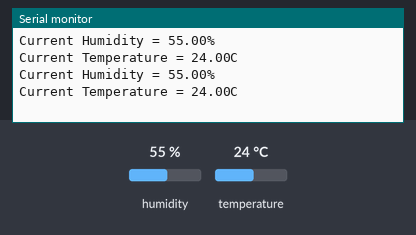
Bench run of a sketch on a simulated Arduino Uno, built with avr-gcc and run on an emulated ATmega328P. Shown: the last lines printed to the serial monitor. The test bench sets the inputs (shaded band); at power-on: humidity 55 %, temperature 24 °C.

Above: at 10.8 s.
10.9 s: humidity set to 22 %
At 20.7 s:
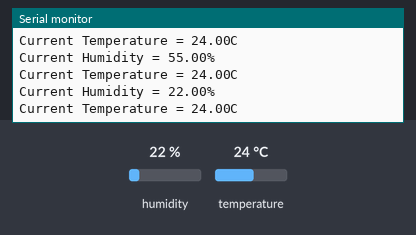
20.9 s: temperature set to 12 °C
At 30.7 s:
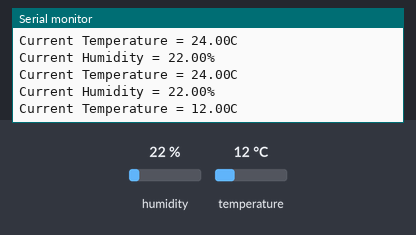
30.9 s: humidity set to 40 %
At 40.6 s:
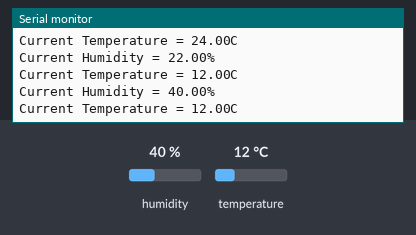
Timing chart, 0 to 42.1 s (numbered marks = the images above; inputs shaded):
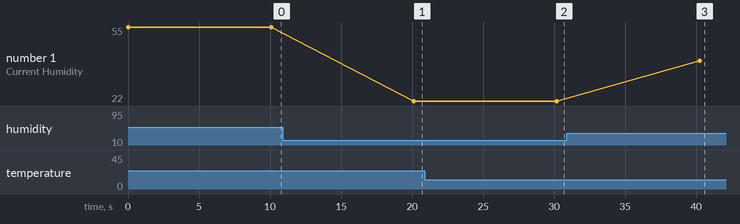

Measured:
- after the input at 10.9 s, the serial monitor: prints a new line after 9.2 s (image 1)
- after the input at 20.9 s, the serial monitor: prints a new line after 9.3 s (image 2)
- after the input at 30.9 s, the serial monitor: prints a new line after 9.3 s (image 3)
- plotted number 1: 55 → 22 after the input at 10.9 s, 22 → 40 after the input at 30.9 s

The sketch:

sketch_oct26a.ino
```cpp
// #include <dht.h>

// void setup() {
//   // initialize serial communication at 9600 bits per second:
//   Serial.begin(9600);
//   // make the pushbutton's pin an input:
//   pinMode(pushButton, INPUT);
// }

// // the loop routine runs over and over again forever:
// void loop() {
//   // read the input pin:
//   int buttonState = digitalRead(pushButton);
//   // print out the state of the button:
//   Serial.println(buttonState);
//   delay(1);        // delay in between reads for stability
// }
```

AT_HC05.ino
```cpp
// #include <SoftwareSerial.h>

// SoftwareSerial btSerial(10, 11); // RX, TX


// void setup() {

//   pinMode(9, OUTPUT);
//  digitalWrite(9, HIGH);

//   //Setup and flush the serials to begin
//   btSerial.begin(9600);
//   Serial.begin(9600);
//   Serial.println("Enter AT Commands: ");
//   // btSerial.begin(38400); //HC-05 default speed in AT command
// }

// void loop() {
//     while (Serial.available()) {
//       delay(1);
//       btSerial.write(Serial.read());
//   }
//   while (btSerial.available()) {
//        Serial.write(btSerial.read());
//   }
// }
```

HC_to_DHT11.ino
```cpp
// // #include "dht.h"
// // #include <Adafruit_Sensor.h>
// #include <DHT.h>
// // #include <DHT_U.h>

// #include <SoftwareSerial.h>
// dht DHT;
// #define DHTPIN 4
// #define DHTTYPE DHT11

// SoftwareSerial btSerial(4, 5);  // TX, RX
// // DHT dht(DHTPIN, DHTTYPE);
// //Tells us we are sending over Serial
// const int senderPin = 7;

// //Tells us we are receiving confirmation over Serial
// const int receiverPin = 8;
// const int sendSwitch = 2;
// //use for TMP36
// const int TMP36 = A5;
// //use for DTH11
// const int dht11 = A0;
// float degreesC;
// unsigned long timer = 0;
// int sendStatus = 0;

// void setup() {

//   //pinMode(senderPin, OUTPUT);
//   //pinMode(receiverPin, OUTPUT);
//   //pinMode(sendSwitch, INPUT_PULLUP);

//   //Setup and flush the serials to begin
//   btSerial.begin(9600);
//   Serial.begin(9600);
//   btSerial.flush();
//   Serial.flush();
// }


// void loop() {

//   //I want to send the temperature, I want the Raspberry PI to grab it, process it
//   //and send back a message. I don't want to continue spamming the raspberry pi, so
//   //I will only send a signal every 10 seconds.

//   //Non-blocking every 10 seconds.
//   //Original
//   //if ((timer == 0 || millis() >= timer) && sendStatus == 1){
//   //Modified
//   // if ((timer == 0 || millis() >= timer) && sendStatus == 0) {
//   //   //Grab the current temperature in celsius
//   //   //float degreesC = getVoltage(TMP36);
//   //   float degreesC = getVoltage(DHTPIN);
//   //   degreesC = (degreesC - 0.5) * 100.0;

//   //   //Send the current temperature. Didn't use readline to avoid blocking problem
//   //   //original one
//   //   //String sendDegrees = "<" + String(degreesC, 2) + ">";
//   //   String sendDegrees = "<" + String(degreesC) + ">";
//   //   //display message on the com port, ok the problem is here =>String(DHT.temperature returns 0.00

//   //   Serial.print(sendDegrees);
//   //   //Convert to byte array
//   //   char charArray[sendDegrees.length() + 1];
//   //   sendDegrees.toCharArray(charArray, sendDegrees.length() + 1);

//   //   btSerial.write(charArray);

//   //   //blinkTransmit(5, senderPin);

//   //   //Reset the timer for another 10 seconds.
//   //   timer = millis() + 10000;
//   // }

//   DHT.read11(DHTPIN);

//   Serial.print("Current Humidity = ");
//   Serial.print(DHT.humidity);
//   Serial.print("%\n");
//   Serial.print("Temperature = ");
//   Serial.print(DHT.temperature);
//   Serial.println("C\n");
//   delay(1000);

//   /*
//   checkButton();


//   //Received message back from Raspberry.
//   //RPI sends back messages in the form of <5>.
//   //We only check for the numerical.
//   while (btSerial.available()) {
//     //Numbers are between 48 and 57
//     char rpiMessage = btSerial.read();
//     Serial.println(rpiMessage); //Shows message from RPi.

//     if (rpiMessage >= 48 && rpiMessage <= 57) {
//       blinkTransmit(rpiMessage - '0', receiverPin); //convert to int before sending
//     }

//   }
//     */
// }

// //Function used for blinking the sending and receiving pins.
// //Just pass the appropriate pins as arguments.
// // void blinkTransmit(int numberOfTimes, int senderReceiver) {
// //   for (int i = 0; i < numberOfTimes; i++) {
// //     digitalWrite(senderReceiver, HIGH);
// //     delay(50);
// //     digitalWrite(senderReceiver, LOW);
// //     delay(50);
// //   }
// // }

// // //Checks to see if the user wants to keep sending messages.
// // void checkButton() {
// //   //0 means I am pushing the button;
// //   if (digitalRead(sendSwitch) == 0) {
// //     if (sendStatus == 0) {
// //       sendStatus = 1;
// //     } else {
// //       sendStatus = 0;
// //     }
// //   }
// // }

// // /*
// //  Convert 10 bit input to voltage reading.
// //  This would be a great appliation of the map() function; however, the map() function only returns long
// //  data types so we would lose a lot of precision.
// // */
// // float getVoltage(int pin) {
// //   //return (analogRead(pin));
// //   float temp = dht.readTemperature();
// //   float temp1 = temp * (9.0 / 5.0) + 32;
// //   return (temp1);
// // }
```

lab2.ino
```cpp
// #include <dht.h>
#include "DHT.h"
#include <SoftwareSerial.h>


#define DHTPIN A4
#define DHTTYPE DHT11

// dht DHT;
SoftwareSerial btSerial(4, 5);  // TX, RX
DHT dht(DHTPIN, DHTTYPE);


const int dht11 = A0;
float degreesC;
unsigned long timer = 0;
int sendStatus = 0;

void setup() {

  //Setup and flush the serials to begin
  btSerial.begin(9600);
  Serial.begin(9600);
  btSerial.flush();
  Serial.flush();
}

void loop() {


  if ((timer == 0 || millis() >= timer) && sendStatus == 0) {
    dht.begin();
    String humidity = "Current Humidity = " + String(dht.readHumidity()) + "%\n";
    Serial.print(humidity);
    String deg = "Current Temperature = " + String(dht.readTemperature()) + "C\n";
    Serial.print(deg);

    // delay(1000);

    // Convert to byte array
    // degree in C
    char charArrayDeg[deg.length() + 1];
    deg.toCharArray(charArrayDeg, deg.length() + 1);
    btSerial.write(charArrayDeg);
    // Humidity in %
    // char charArrayHum[humidity.length() + 1];
    // humidity.toCharArray(charArrayHum, humidity.length() + 1);
    // btSerial.write(charArrayHum);

    //Reset the timer for another 10 seconds.
    timer = millis() + 10000;
  }
}
```
